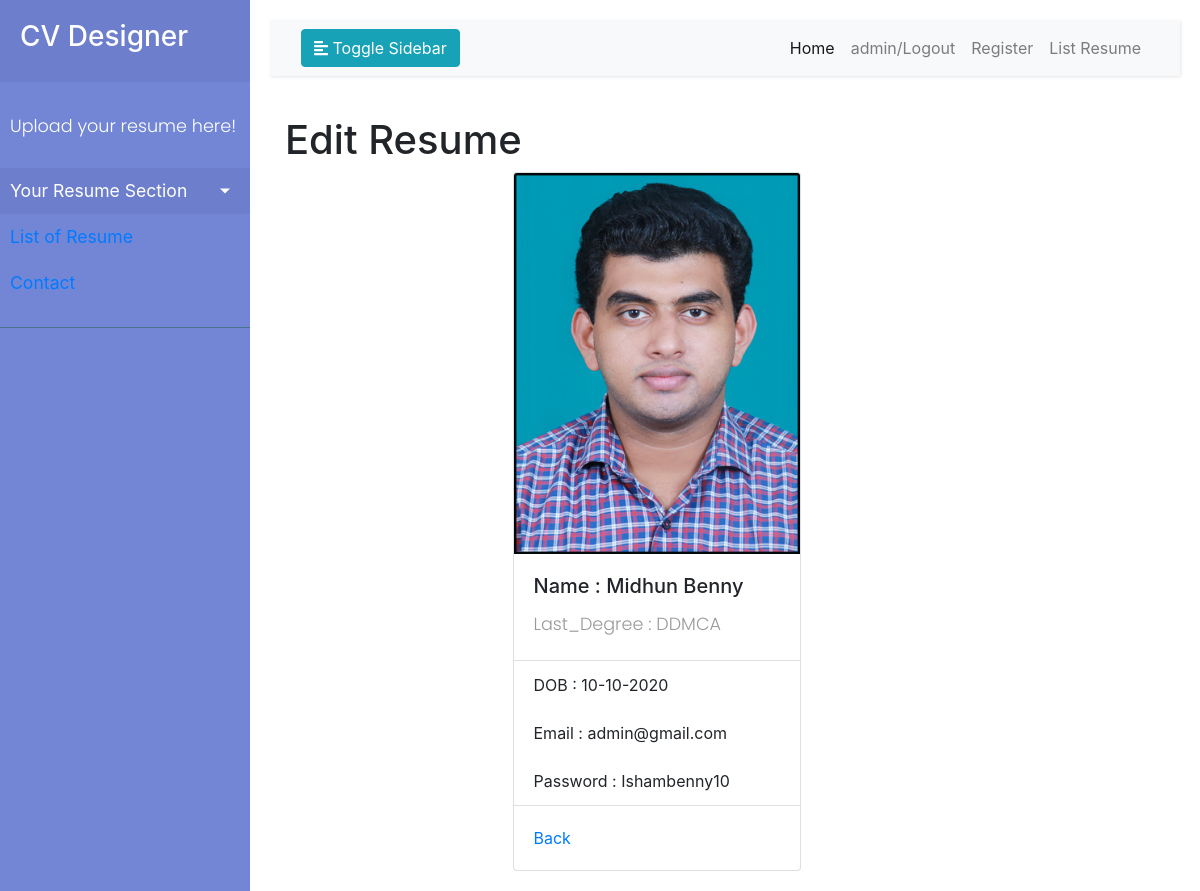
/viewresume/1 (signed in), run on the app's committed database.
### fresher/models.py (models this page shows)
class Resume(models.Model):
    Email = models.CharField(max_length=120)
    Password = models.CharField(max_length=25)
    Full_Name = models.CharField(max_length=120)
    DOB = models.CharField(max_length=120)
    Last_Degree = models.CharField(max_length=120)
    Profile_Picture = models.ImageField(default=None, upload_to="images")
    user = models.CharField(max_length=120)

### fresher/views.py (the view)
# urls.py: path('viewresume/<int:pk>', viewResume, name="viewresume"),
@login_required(login_url="loginPage")
def viewResume(request, pk):
    obj = Resume.objects.filter(user=request.user, id=pk)
    context = {"form": obj}
    return render(request, "fresher/resumeview.html", context)

### fresher/templates/fresher/resumeview.html (shortened to what this page needs)
<!DOCTYPE html>
<html lang="en">
{% extends "fresher/index.html" %}
{% block body_block %}
<link rel="stylesheet" href="https://stackpath.bootstrapcdn.com/bootstrap/4.5.2/css/bootstrap.min.css">
<div class="container">
    <h1>Edit Resume</h1>
    <div class="row">
        <div class="col-3"></div>
        <div class="col-6">
            {% for data in form %}
           <div class="card" style="width: 18rem;">
  <img src="{{data.Profile_Picture.url}}" class="card-img-top" alt="...">
  <div class="card-body">
    <h5 class="card-title">Name : {{data.Full_Name}}</h5>
    <p class="card-text">Last_Degree : {{data.Last_Degree}}</p>
  </div>
  <ul class="list-group list-group-flush">
    <li class="list-group-item">DOB : {{data.DOB}}</li>
    <li class="list-group-item">Email : {{data.Email}}</li>
    <li class="list-group-item">Password : {{data.Password}}</li>
  </ul>
               {% endfor %}
  <div class="card-body">
    <a href="{% url 'resume' %}" class="card-link">Back</a>
  </div>
</div>
        </div>
        <div class="col-3"></div>
    </div>
</div>
{% endblock %}

### fresher/templates/fresher/index.html (shortened to what this page needs)
<!DOCTYPE html>
<html>
{% load static %}
<head>
    <link rel="stylesheet" href="https://stackpath.bootstrapcdn.com/bootstrap/4.1.0/css/bootstrap.min.css">
    <link rel="stylesheet" href="{% static "css/style.css" %}">
</head>
<body>
    <div class="wrapper">
        <nav id="sidebar">
            <div class="sidebar-header">
                <h3>CV Designer</h3>
            </div>
            <ul class="list-unstyled components">
                <p>Upload your resume here!</p>
                <li class="active">
                    <a href="#homeSubmenu" data-toggle="collapse" aria-expanded="false" class="dropdown-toggle"> Your Resume Section</a>
                </li>
                <li>
                    <a href="{% url 'listresume' %}">List of Resume</a>
                </li>
               <li>
                <li>
                    <a href="{% url 'contact' %}">Contact</a>
                </li>
            </ul>
        </nav>
        <div id="content">
            <nav class="navbar navbar-expand-lg navbar-light bg-light">
                <div class="container-fluid">
                    <button type="button" id="sidebarCollapse" class="btn btn-info">
                        <i class="fas fa-align-left"></i>
                        <span>Toggle Sidebar</span>
                    </button>
                    <div class="collapse navbar-collapse" id="navbarSupportedContent">
                        <ul class="nav navbar-nav ml-auto">
                            <li class="nav-item active">
                                <a class="nav-link" href="{% url 'home' %}">Home</a>
                            </li>
                            {% if request.user %}
                            <li class="nav-item">
                                <a class="nav-link" href="{% url 'logoutPage'  %}">{{request.user}}/Logout</a>
                            </li>
                             {% endif %}
                            <li class="nav-item">
                                <a class="nav-link" href="{% url 'register' %}">Register</a>
                            </li>
                            <li class="nav-item">
                                <a class="nav-link" href="{% url 'listresume' %}">List Resume</a>
                            </li>
                        </ul>
                    </div>
                </div>
            </nav>
            {% block body_block %}
            {% endblock %}
        </div>
    </div>
</body>
</html>

### fresher/static/css/style.css (style rules this page uses)
body { font-family: 'Poppins', sans-serif; background: #fafafa; }
p { font-family: 'Poppins', sans-serif; font-size: 1.1em; font-weight: 300; line-height: 1.7em; color: #999; }
a, a:hover, a:focus { color: inherit; text-decoration: none; transition: all 0.3s; }
.navbar { padding: 15px 10px; background: #fff; border: none; border-radius: 0; margin-bottom: 40px; box-shadow: 1px 1px 3px rgba(0, 0, 0, 0.1); }
.wrapper { display: flex; width: 100%; align-items: stretch; }
#sidebar { min-width: 250px; max-width: 250px; background: #7386D5; color: #fff; transition: all 0.3s; }
#sidebar .sidebar-header { padding: 20px; background: #6d7fcc; }
#sidebar ul.components { padding: 20px 0; border-bottom: 1px solid #47748b; }
#sidebar ul p { color: #fff; padding: 10px; }
#sidebar ul li a { padding: 10px; font-size: 1.1em; display: block; }
#sidebar ul li.active>a, a[aria-expanded="true"] { color: #fff; background: #6d7fcc; }
a[data-toggle="collapse"] { position: relative; }
.dropdown-toggle::after { display: block; position: absolute; top: 50%; right: 20px; transform: translateY(-50%); }
#content { width: 100%; padding: 20px; min-height: 100vh; transition: all 0.3s; }

### data on the page
Resume: Profile_Picture (picture), Full_Name "Midhun Benny", Last_Degree "DDMCA", DOB "10-10-2020", Email "admin@gmail.com", Password "Ishambenny10"

### other printed values
{{ request.user }} "admin"
